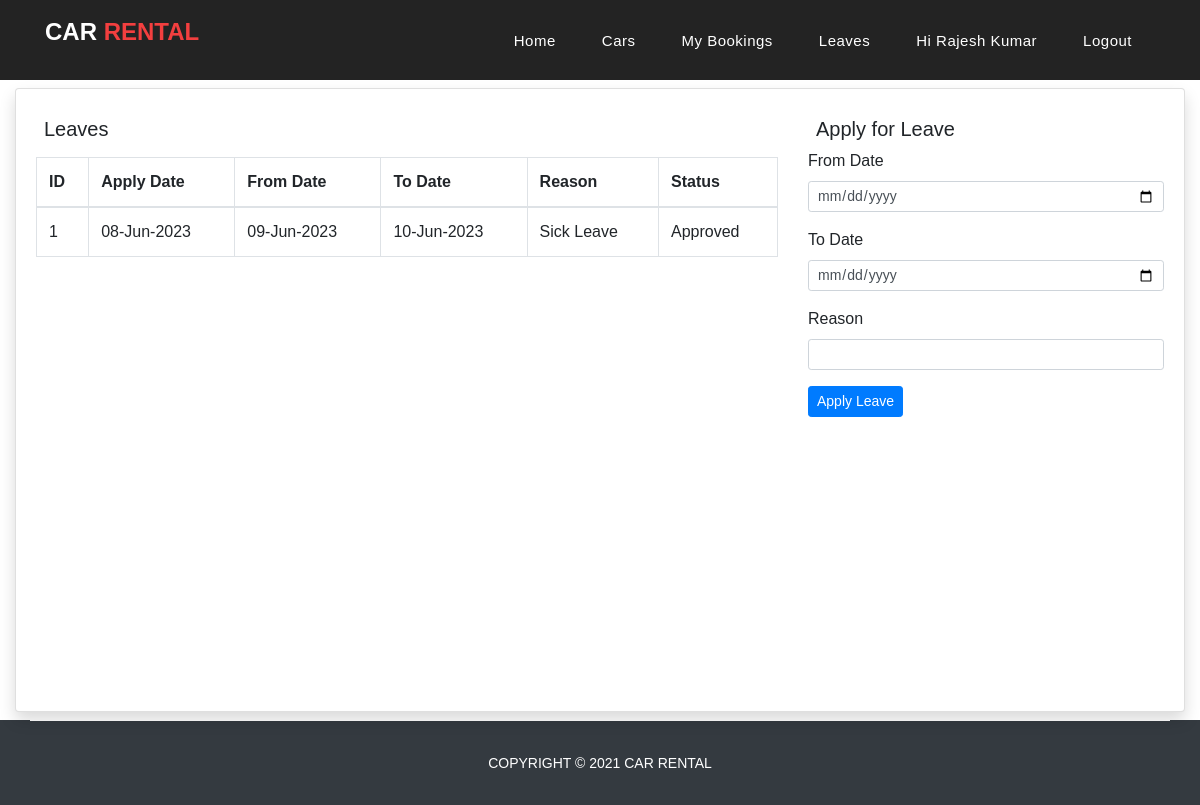
Screenshot of /leaves.php (signed in) with the database file from the repository.
### tables this page shows
CREATE TABLE `leaves` (
  `id` int NOT NULL,
  `driver_id` int NOT NULL,
  `fromdate` date NOT NULL,
  `todate` date NOT NULL,
  `reason` varchar(100) DEFAULT NULL,
  `status` varchar(20) DEFAULT 'Pending',
  `applydate` date NOT NULL
);

### dbfun.php (called while the page is built, shortened)
<?php
function connect() {
    $link = mysqli_connect(HOST, USER, PASSWORD, DBNAME) or die("Error " . mysqli_connect_error());
    return $link;
}
function findall($table, $condition) {
    $link = connect();
    $result = mysqli_query($link, "SELECT * FROM $table WHERE $condition")
            or die("Error " . mysqli_error($link));
    $rows = [];
    while ($row = mysqli_fetch_assoc($result)) {
        $rows[] = $row;
    }
    return $rows;
}
function pretty_date($date) {
    return date("d-M-Y", strtotime($date));
}

### leaves.php (the view, shortened to what this page needs)
<?php
include_once 'header.php';
$userid=$_SESSION["userid"];
$did=single("drivers","userid='$userid'")["id"];
?>
<div class="container-fluid">
    <div class="card shadow my-2" style="min-height: 78vh;">
        <div class="card-body">
            <div class="row">
                <div class="col-sm-8">
                     <h5 class="p-2 mb-2">Leaves</h5>
                     <table class="table table-bordered">
                         <thead>
                             <tr>
                                 <th>ID</th>
                                 <th>Apply Date</th>
                                 <th>From Date</th>
                                 <th>To Date</th>
                                 <th>Reason</th>
                                 <th>Status</th>
                             </tr>
                         </thead>
                         <tbody>
                             <?php
                             foreach(findall("leaves", "driver_id=$did order by id desc") as $l) {
                                 extract($l);
                             ?>
                             <tr>
                                 <td><?= $id ?></td>
                                 <td><?= pretty_date($applydate) ?></td>
                                 <td><?= pretty_date($fromdate) ?></td>
                                 <td><?= pretty_date($todate) ?></td>
                                 <td><?= $reason ?></td>
                                 <td><?= $status ?></td>
                             </tr>
                             <?php } ?>
                         </tbody>
                     </table>
                </div>
                <div class="col-sm-4">
                    <h5 class="p-2">Apply for Leave</h5>
                    <form method="post" action="leaveapply.php">
                        <div class="form-group">
                            <label>From Date</label>
                            <input type="date" name="fromdate" class="form-control form-control-sm">
                        </div>
                        <div class="form-group">
                            <label>To Date</label>
                            <input type="date" name="todate" class="form-control form-control-sm">
                        </div>
                        <div class="form-group">
                            <label>Reason</label>
                            <input type="text" name="reason" class="form-control form-control-sm">
                        </div>
                        <input type="submit" value="Apply Leave" class="btn btn-primary btn-sm">
                    </form>
                </div>
            </div>
        </div>
    </div>
</div>
<?php include_once 'footer.php'; ?>

### css/style.css (style rules this page uses)
body { font-family: 'Poppins', sans-serif; overflow-x: hidden; text-rendering: optimizeLegibility; -webkit-font-smoothing: antialiased; -moz-osx-font-smoothing: grayscale; }
h1,h2,h3,h4,h5,h6 { margin: 0px; }

### rows the page displays
leaves: id "1", applydate "08-Jun-2023", fromdate "09-Jun-2023", todate "10-Jun-2023", reason "Sick Leave", status "Approved"

### other values shown
$_SESSION["uname"] "Rajesh Kumar"
